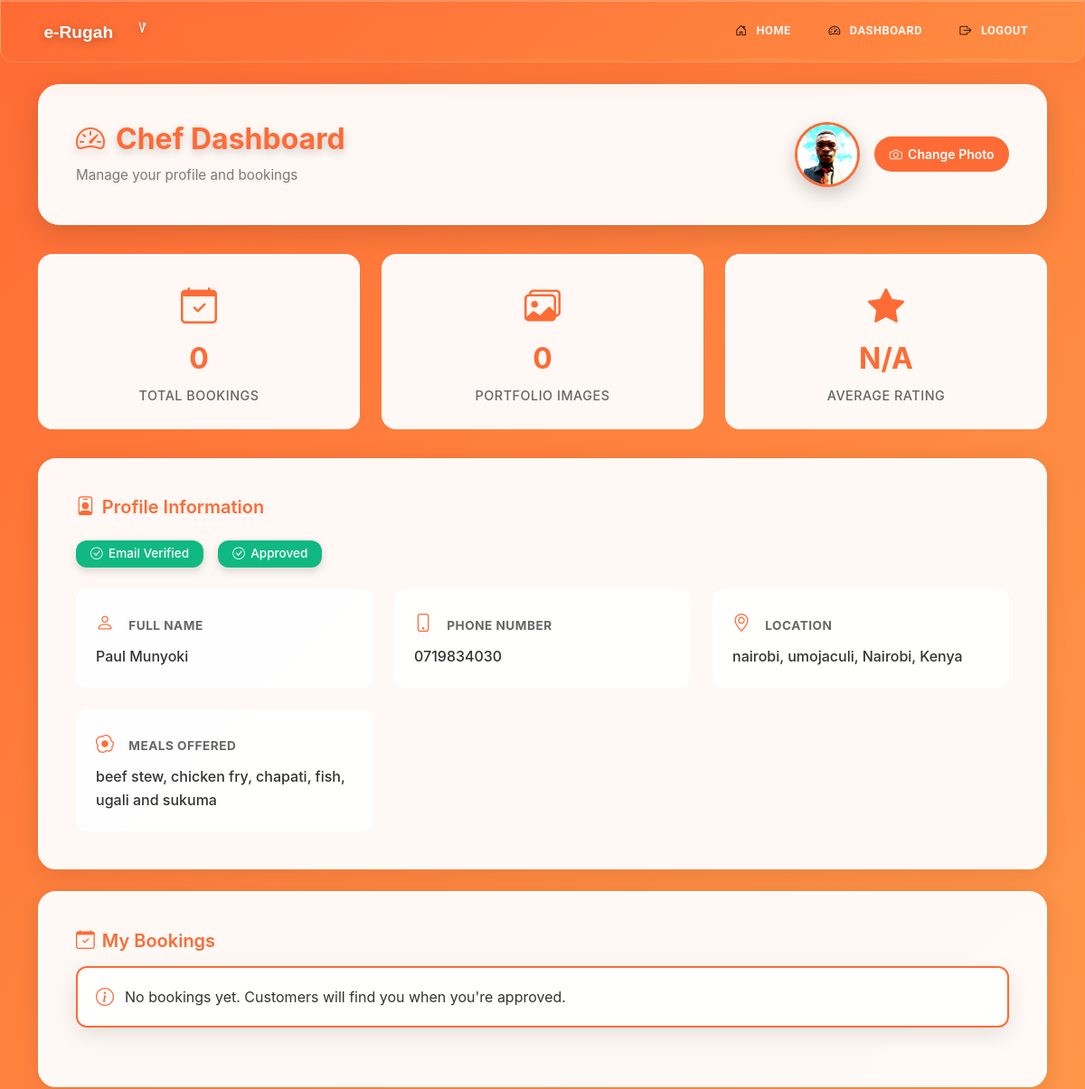
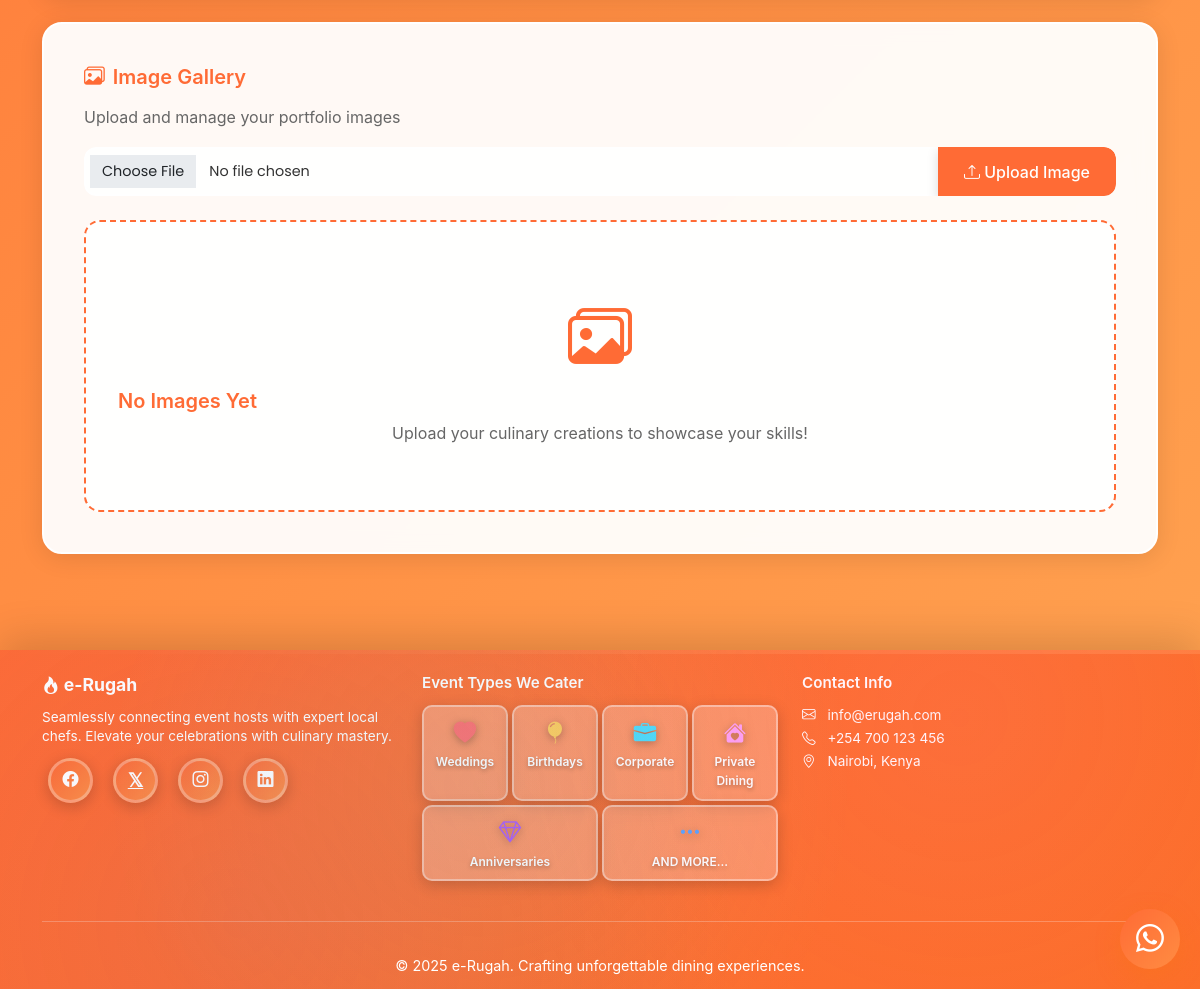
Screenshot of /chef/dashboard (signed in) with the database file from the repository (2 pictures, top to bottom).
### models.py (models this page shows, shortened)
class Chef(db.Model):
    id = db.Column(db.Integer, primary_key=True)
    user_id = db.Column(db.Integer, db.ForeignKey('user.id'), nullable=False)
    name = db.Column(db.String(100), nullable=False)
    phone = db.Column(db.String(20), nullable=False)
    county = db.Column(db.String(50), nullable=False)
    sub_county = db.Column(db.String(50), nullable=False)
    town = db.Column(db.String(50), nullable=False)
    about = db.Column(db.Text)
    meals_offered = db.Column(db.Text)
    photo_url = db.Column(db.String(200))
    is_verified = db.Column(db.Boolean, default=False)
    is_approved = db.Column(db.Boolean, default=False)
    created_at = db.Column(db.DateTime, default=datetime.utcnow)
    rating_total = db.Column(db.Integer, default=0)
    rating_count = db.Column(db.Integer, default=0)
    is_featured = db.Column(db.Boolean, default=False)
    featured_priority = db.Column(db.Integer, default=100)
    bookings = db.relationship('Booking', backref='chef', lazy=True)
    @property
    def has_ratings(self):
        return bool(self.rating_count)

### main.py (the view)
@app.route('/chef/dashboard')
@role_required('chef')
def chef_dashboard():
    chef = Chef.query.filter_by(user_id=current_user.id).first()
    if not chef:
        flash('Chef profile not found', 'danger')
        return redirect(url_for('index'))
    if not chef.is_approved:
        return redirect(url_for('chef_pending'))
    images = []
    chefs_dir = os.path.join('static', 'images', 'chefs')
    if os.path.exists(chefs_dir):
        for file in os.listdir(chefs_dir):
            if file.startswith(f"chef_{chef.id}_") and file.lower().endswith(('.png', '.jpg', '.jpeg')):
                images.append(file)
    bookings = Booking.query.filter_by(chef_id=chef.id).all()
    return render_template('chef_dashboard.html', chef=chef, bookings=bookings, images=images)

### main.py (called while the page is built)
@app.context_processor
def inject_year():
    return {'year': datetime.now().year}

@login_manager.user_loader
def load_user(user_id):
    return User.query.get(int(user_id))

def role_required(role):
    def decorator(f):
        @wraps(f)
        @login_required
        def decorated_function(*args, **kwargs):
            if current_user.role != role:
                flash('Access denied. Insufficient permissions.', 'danger')
                return redirect(url_for('index'))
            return f(*args, **kwargs)
        return decorated_function
    return decorator

### templates/chef_dashboard.html (shortened to what this page needs)
{% extends "base.html" %}
{% block content %}
<div class="page-header">
    <div>
        <h2 class="mb-0"><i class="bi bi-speedometer2"></i> Chef Dashboard</h2>
        <p class="mb-0 mt-2" style="opacity: 0.85;">Manage your profile and bookings</p>
    </div>
    <div class="header-actions">
        {% if chef.photo_url %}
        {% set chef_photo = chef.photo_url if chef.photo_url.startswith('/') else '/' + chef.photo_url %}
        <img src="{{ chef_photo }}" alt="Chef Photo" class="chef-avatar" loading="lazy" onerror="this.src='{{ url_for('static', filename='images/pexels-janetrangdoan-793765.jpg') }}'">
        {% else %}
        <div class="chef-avatar-placeholder" aria-label="Chef avatar placeholder">👨‍🍳</div>
        {% endif %}
        <button class="btn btn-sm btn-outline-light" data-bs-toggle="modal" data-bs-target="#changePhotoModal">
            <i class="bi bi-camera"></i> Change Photo
        </button>
    </div>
</div>
<div class="stats-grid">
    <div class="stat-card">
        <i class="bi bi-calendar-check"></i>
        <div class="stat-value">{{ bookings|length if bookings else 0 }}</div>
        <div class="stat-label">Total Bookings</div>
    </div>
    <div class="stat-card">
        <i class="bi bi-images"></i>
        <div class="stat-value">{{ images|length if images else 0 }}</div>
        <div class="stat-label">Portfolio Images</div>
    </div>
    <div class="stat-card">
        <i class="bi bi-star-fill"></i>
        <div class="stat-value">{{ chef.average_rating|round(1) if chef.has_ratings else 'N/A' }}</div>
        <div class="stat-label">Average Rating</div>
    </div>
</div>
<div class="dashboard-card">
    <h5><i class="bi bi-person-badge"></i> Profile Information</h5>
    <div style="display: flex; gap: 1rem; flex-wrap: wrap; margin-bottom: 1.5rem;">
        {% if chef.is_verified %}
            <span class="badge bg-success"><i class="bi bi-check-circle"></i> Email Verified</span>
        {% else %}
            <span class="badge bg-warning"><i class="bi bi-exclamation-circle"></i> Email Not Verified</span>
        {% endif %}
        {% if chef.is_approved %}
            <span class="badge bg-success"><i class="bi bi-check-circle"></i> Approved</span>
        {% else %}
            <span class="badge bg-warning"><i class="bi bi-clock"></i> Pending Approval</span>
        {% endif %}
    </div>
    <div class="profile-info-grid">
        <div class="profile-info-item">
            <strong><i class="bi bi-person"></i> Full Name</strong>
            <span>{{ chef.name }}</span>
        </div>
        <div class="profile-info-item">
            <strong><i class="bi bi-phone"></i> Phone Number</strong>
            <span>{{ chef.phone }}</span>
        </div>
        <div class="profile-info-item">
            <strong><i class="bi bi-geo-alt"></i> Location</strong>
            <span>{{ chef.county }}, {{ chef.sub_county }}, {{ chef.town }}</span>
        </div>
        <div class="profile-info-item">
            <strong><i class="bi bi-egg-fried"></i> Meals Offered</strong>
            <span>{{ chef.meals_offered.replace(',', ', ') }}</span>
        </div>
    </div>
</div>
<div class="dashboard-card">
    <h4 class="mb-3"><i class="bi bi-calendar-check"></i> My Bookings</h4>
    {% if bookings %}
    <div class="table-responsive">
        <table class="table table-striped">
            <thead>
                <tr>
                    <th>Booking ID</th>
                    <th>Event Date</th>
                    <th>Location</th>
                    <th>Deposit</th>
                    <th>Status</th>
                    <th>Created</th>
                </tr>
            </thead>
            <tbody>
                {% for booking in bookings %}
                <tr>
                    <td>{{ booking.id }}</td>
                    <td>{{ booking.event.event_date.strftime('%Y-%m-%d') }}</td>
                    <td>{{ booking.event.county }}, {{ booking.event.town }}</td>
                    <td>KES {{ "%.2f"|format(booking.deposit_amount) }}</td>
                    <td>
                        {% if booking.status == 'confirmed' %}
                            <span class="badge bg-success">{{ booking.status.title() }}</span>
                        {% else %}
                            <span class="badge bg-warning">{{ booking.status.title() }}</span>
                        {% endif %}
                    </td>
                    <td>{{ booking.created_at.strftime('%Y-%m-%d') }}</td>
                </tr>
                {% endfor %}
            </tbody>
        </table>
    </div>
    {% else %}
    <div class="alert alert-info">
        <i class="bi bi-info-circle"></i> No bookings yet. Customers will find you when you're approved.
    </div>
    {% endif %}
</div>
<div class="dashboard-card">
    <h4 class="mb-3"><i class="bi bi-images"></i> Image Gallery</h4>
    <p class="text-muted">Upload and manage your portfolio images</p>
    <form method="POST" enctype="multipart/form-data" action="{{ url_for('chef_upload_image') }}" class="mb-4">
        <div class="input-group">
            <input type="file" class="form-control" name="image" accept="image/*" required>
            <button class="btn btn-primary" type="submit">
                <i class="bi bi-upload"></i> Upload Image
            </button>
        </div>
    </form>
    <div class="row">
        {% if images %}
            {% for image in images %}
            <div class="col-lg-3 col-md-4 col-sm-6 mb-3">
                <div class="image-card">
                    <img src="{{ url_for('static', filename='images/chefs/' + image) }}" alt="Portfolio Image">
                    <div class="card-body">
                        <p class="card-text small text-truncate mb-2" style="color: #666;">{{ image }}</p>
                        <button class="btn btn-danger btn-sm w-100" onclick="deleteImage('{{ image }}')">
                            <i class="bi bi-trash"></i> Delete
                        </button>
                    </div>
                </div>
            </div>
            {% endfor %}
        {% else %}
            <div class="col-12">
                <div style="text-align: center; padding: 4rem 2rem; background: rgba(255, 255, 255, 0.9); border: 2px dashed #ff6b35; border-radius: 16px;">
                    <i class="bi bi-images" style="font-size: 4rem; color: #ff6b35; margin-bottom: 1rem;"></i>
                    <h5 style="color: #ff6b35; margin-bottom: 0.5rem;">No Images Yet</h5>
                    <p style="color: #666; margin-bottom: 0;">Upload your culinary creations to showcase your skills!</p>
                </div>
            </div>
        {% endif %}
    </div>
</div>
{% endblock %}

### static/css/style.css (style rules this page uses)
:root { --primary-color: #ff6b35; --secondary-color: #f7931e; --success-color: #2ecc71; --danger-color: #e74c3c; --dark-color: #2c3e50; --light-color: #ecf0f1; --text-dark: #34495e; --accent-color: #ff9f43; --food-green: #6ab04c; --food-red: #eb4d4b; --food-purple: #9b59b6; --food-yellow: #f39c12; }
* { margin: 0; padding: 0; box-sizing: border-box; }
body { font-family: 'Poppins', sans-serif; color: var(--text-dark); line-height: 1.6; background: #fff8f0; background-image: radial-gradient(circle at 10% 20%, rgba(255, 107, 53, 0.05) 0%, transparent 50%), radial-gradient(circle at 90% 80%, rgba(247, 147, 30, 0.05) 0%, transparent 50%), radial-gradient(circle at 50% 50%, rgba(106, 176, 76, 0.03) 0%, transparent 70%); min-height: 100vh; position: relative; overflow-x: hidden; }
body::before { content: ''; position: fixed; top: -50%; right: -50%; width: 200%; height: 200%; background: radial-gradient(circle, rgba(255, 159, 67, 0.03) 1px, transparent 1px); background-size: 50px 50px; animation: grain 8s steps(10) infinite; pointer-events: none; z-index: -1; }
.btn-primary { background: linear-gradient(135deg, var(--primary-color), var(--secondary-color), var(--accent-color)); background-color: var(--primary-color); background-size: 200% auto; border: none; border-color: var(--primary-color); padding: 0.85rem 2.5rem; font-weight: 600; border-radius: 50px; box-shadow: 0 8px 25px rgba(255, 107, 53, 0.4); transition: all 0.4s cubic-bezier(0.68, -0.55, 0.265, 1.55); position: relative; overflow: hidden; color: white; }
.btn-primary::before { content: ''; position: absolute; top: 50%; left: 50%; width: 0; height: 0; border-radius: 50%; background: rgba(255, 255, 255, 0.3); transform: translate(-50%, -50%); transition: width 0.6s, height 0.6s; }
.stat-label { font-size: 0.85rem; color: rgba(255, 255, 255, 0.8); font-weight: 500; text-transform: uppercase; letter-spacing: 0.5px; text-align: center; }
.form-control, .form-select { border: 2px solid #e8e8e8; border-radius: 15px; padding: 0.85rem 1.2rem; transition: all 0.3s ease; font-family: 'Poppins', sans-serif; }
.badge { padding: 0.6rem 1.2rem; border-radius: 50px; font-weight: 600; font-size: 0.85rem; box-shadow: 0 4px 10px rgba(0, 0, 0, 0.15); animation: pulse 2s ease-in-out infinite; }
.alert { border: none; border-radius: 20px; padding: 1.2rem 1.8rem; margin-bottom: 1.5rem; box-shadow: 0 8px 25px rgba(0, 0, 0, 0.1); animation: slideIn 0.5s ease-out; }
.alert-info { background: linear-gradient(135deg, rgba(52, 152, 219, 0.12), rgba(41, 128, 185, 0.12)); color: #2980b9; border-left: 5px solid #3498db; }
.food-pattern { position: relative; }
.page-header { background: linear-gradient(135deg, var(--primary-color), var(--secondary-color), var(--accent-color)); background-size: 200% auto; color: white; padding: 2.5rem; border-radius: 25px; margin-bottom: 2.5rem; box-shadow: 0 15px 45px rgba(255, 107, 53, 0.4); animation: slideIn 0.6s ease-out, shimmer 8s linear infinite; position: relative; overflow: hidden; }
.page-header::before { content: ''; position: absolute; top: -50%; right: -50%; width: 200%; height: 200%; background: radial-gradient(circle, rgba(255, 255, 255, 0.1) 1px, transparent 1px); background-size: 25px 25px; animation: grain 15s linear infinite; }
.page-header h2 { margin: 0; font-weight: 800; position: relative; z-index: 1; text-shadow: 0 4px 10px rgba(0, 0, 0, 0.2); }
.page-header p { position: relative; z-index: 1; text-shadow: 0 2px 5px rgba(0, 0, 0, 0.1); }
.btn-sm { border-radius: 25px; padding: 0.5rem 1.2rem; font-weight: 600; transition: all 0.3s cubic-bezier(0.68, -0.55, 0.265, 1.55); }
.dashboard-card { background: white; border-radius: 25px; padding: 2rem; box-shadow: 0 15px 45px rgba(0, 0, 0, 0.1); transition: all 0.4s ease; position: relative; overflow: hidden; }
.dashboard-card::before { content: ''; position: absolute; top: 0; left: 0; width: 100%; height: 5px; background: linear-gradient(90deg, var(--primary-color), var(--secondary-color), var(--accent-color)); }
.form-control { font-size: 0.9rem; transition: all 0.3s ease; border: 2px solid #e9ecef; }

### templates/base.html (style rules this page uses)
* { scrollbar-width: thin; scrollbar-color: #ff6b35 rgba(255, 107, 53, 0.1); }

### rows the page displays
Chef: average_rating "N/A", name "Paul Munyoki", phone "0719834030", county "nairobi", sub_county "umojaculi", town "Nairobi, Kenya", meals_offered.replace "beef stew, chicken fry, chapati, fish, ugali and sukuma"

### other values shown
{{ bookings|length if bookings else 0 }} "0"
{{ images|length if images else 0 }} "0"
